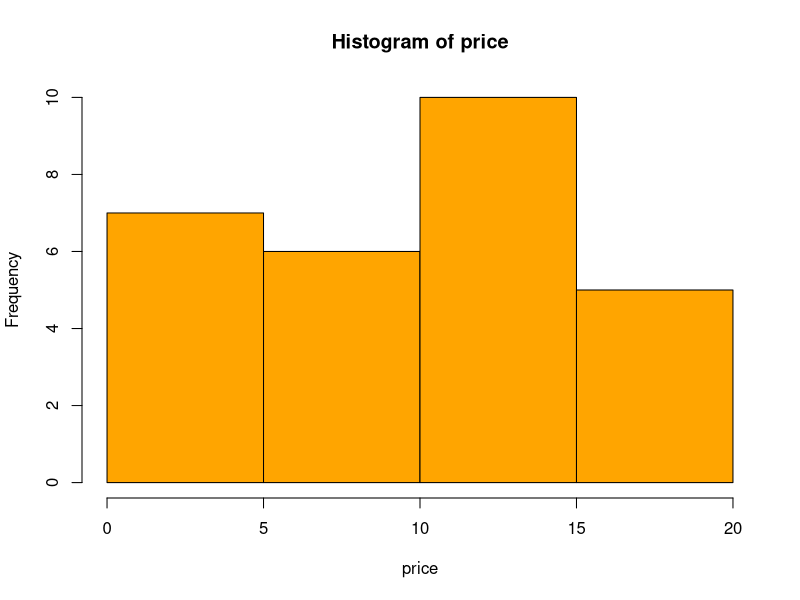
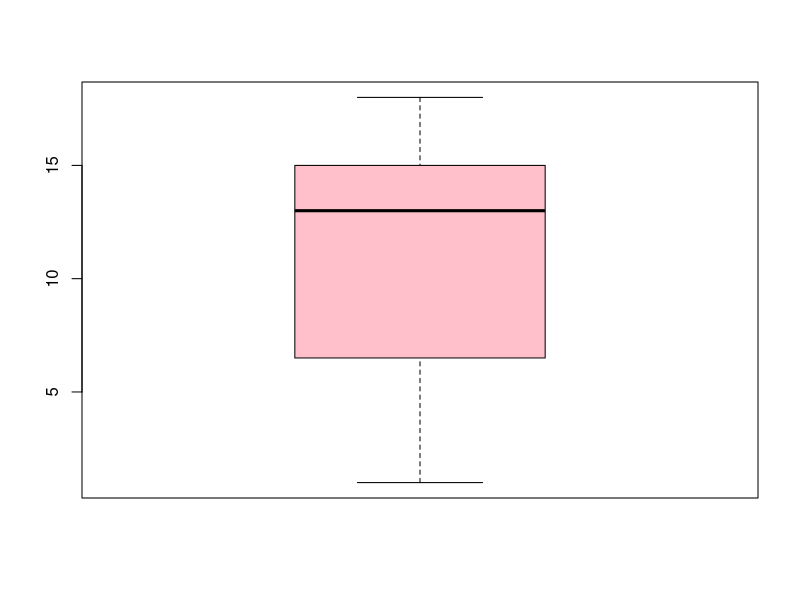

These figures' R source, in order:
price <- c(1,1,5,5,5,5,5,8,8,
           10,10,10,10,12,14,14,14,
           15,15,15,15,15,15,
           18,18,18,18,18)

summary(price)
mean(price)
median(price)
sd(price)

hist(price,col="orange")
boxplot(price,col="pink")
